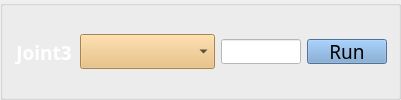
             <widget class="QGroupBox" name="groupBox_32">
              <property name="font">
               <font>
                <family>Adobe 黑体 Std R</family>
                <pointsize>14</pointsize>
               </font>
              </property>
              <property name="title">
               <string/>
              </property>
              <layout class="QGridLayout" name="gridLayout_92">
               <item row="0" column="0">
                <layout class="QHBoxLayout" name="horizontalLayout_21">
                 <item>
                  <widget class="QLabel" name="label_67">
                   <property name="minimumSize">
                    <size>
                     <width>60</width>
                     <height>25</height>
                    </size>
                   </property>
                   <property name="maximumSize">
                    <size>
                     <width>60</width>
                     <height>25</height>
                    </size>
                   </property>
                   <property name="styleSheet">
                    <string notr="true">
font: 12pt &quot;Adobe 黑体 Std R&quot;;</string>
                   </property>
                   <property name="text">
                    <string>&lt;html&gt;&lt;head/&gt;&lt;body&gt;&lt;p align=&quot;center&quot;&gt;&lt;span style=&quot; font-size:14pt; font-weight:600; color:#ffffff;&quot;&gt;Joint3&lt;/span&gt;&lt;/p&gt;&lt;/body&gt;&lt;/html&gt;</string>
                   </property>
                   <property name="alignment">
                    <set>Qt::AlignLeading|Qt::AlignLeft|Qt::AlignVCenter</set>
                   </property>
                   <property name="wordWrap">
                    <bool>false</bool>
                   </property>
                   <property name="margin">
                    <number>0</number>
                   </property>
                   <property name="indent">
                    <number>-2</number>
                   </property>
                   <property name="openExternalLinks">
                    <bool>false</bool>
                   </property>
                  </widget>
                 </item>
                 <item>
                  <widget class="QComboBox" name="comboBox_7">
                   <property name="styleSheet">
                    <string notr="true">
background-color: rgb(233, 185, 110);</string>
                   </property>
                   <item>
                    <property name="text">
                     <string/>
                    </property>
                   </item>
                   <item>
                    <property name="text">
                     <string>Position(°)</string>
                    </property>
                   </item>
                   <item>
                    <property name="text">
                     <string>Velocity(°/s)</string>
                    </property>
                   </item>
                   <item>
                    <property name="text">
                     <string>Toque(Nm)</string>
                    </property>
                   </item>
                  </widget>
                 </item>
                 <item>
                  <widget class="QLineEdit" name="motor1_control_signal_3">
                   <property name="minimumSize">
                    <size>
                     <width>80</width>
                     <height>25</height>
                    </size>
                   </property>
                   <property name="maximumSize">
                    <size>
                     <width>80</width>
                     <height>25</height>
                    </size>
                   </property>
                   <property name="styleSheet">
                    <string notr="true">background-color: rgb(255, 255, 255);</string>
                   </property>
                  </widget>
                 </item>
                 <item>
                  <widget class="QPushButton" name="motorcontrol3">
                   <property name="sizePolicy">
                    <sizepolicy hsizetype="Minimum" vsizetype="Fixed">
                     <horstretch>130</horstretch>
                     <verstretch>35</verstretch>
                    </sizepolicy>
                   </property>
                   <property name="minimumSize">
                    <size>
                     <width>80</width>
                     <height>25</height>
                    </size>
                   </property>
                   <property name="maximumSize">
                    <size>
                     <width>80</width>
                     <height>25</height>
                    </size>
                   </property>
                   <property name="font">
                    <font>
                     <family>Adobe 黑体 Std R</family>
                     <pointsize>14</pointsize>
                     <weight>50</weight>
                     <italic>false</italic>
                     <bold>false</bold>
                    </font>
                   </property>
                   <property name="focusPolicy">
                    <enum>Qt::NoFocus</enum>
                   </property>
                   <property name="styleSheet">
                    <string notr="true">background-color: rgb(114, 159, 207);</string>
                   </property>
                   <property name="text">
                    <string>Run</string>
                   </property>
                  </widget>
                 </item>
                </layout>
               </item>
              </layout>
             </widget>
